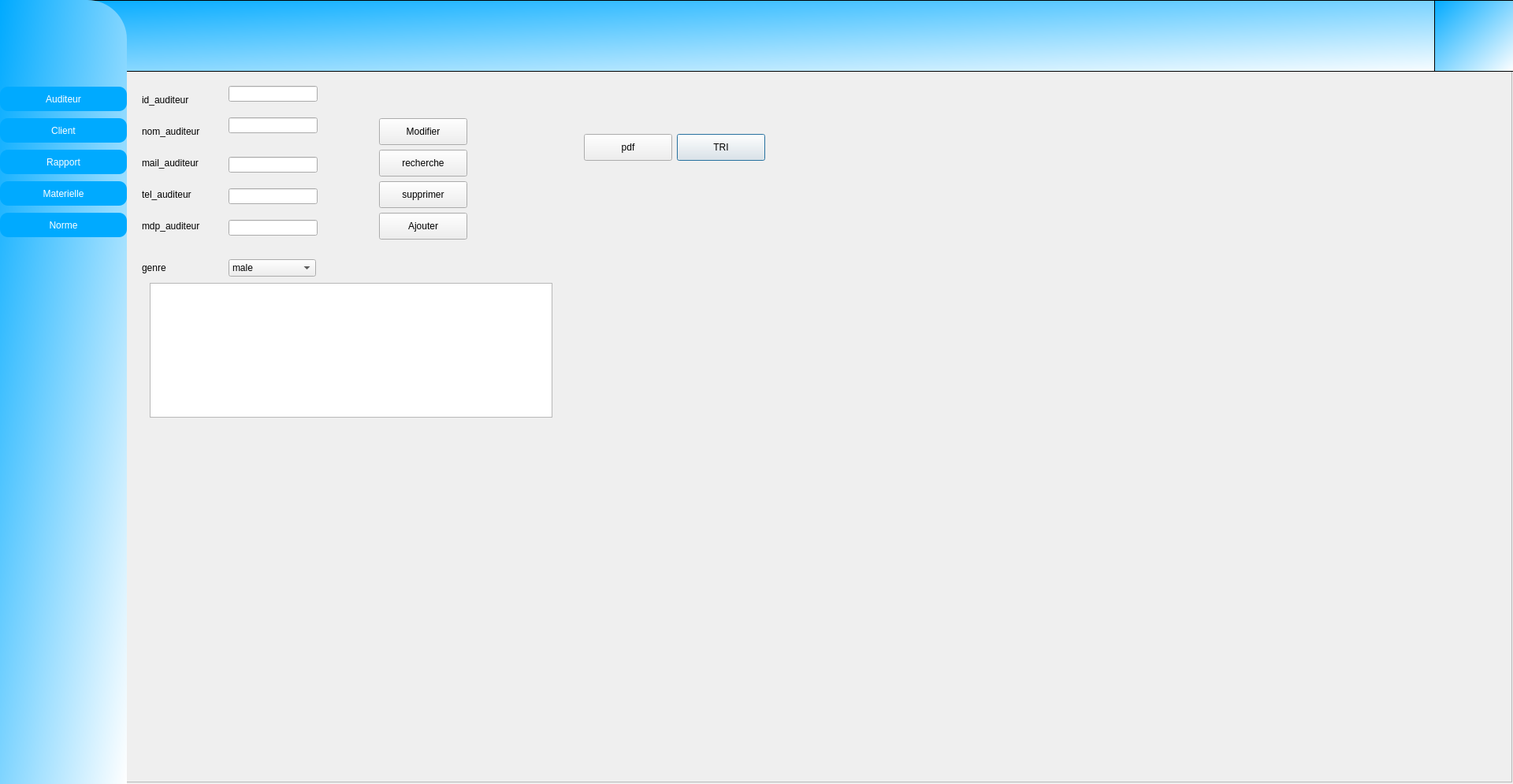
<?xml version="1.0" encoding="UTF-8"?>
<ui version="4.0">
 <class>Auditeurform</class>
 <widget class="QDialog" name="Auditeurform">
  <property name="geometry">
   <rect>
    <x>0</x>
    <y>0</y>
    <width>1920</width>
    <height>995</height>
   </rect>
  </property>
  <property name="windowTitle">
   <string>Dialog</string>
  </property>
  <widget class="QFrame" name="frame">
   <property name="geometry">
    <rect>
     <x>160</x>
     <y>89</y>
     <width>1759</width>
     <height>904</height>
    </rect>
   </property>
   <property name="frameShape">
    <enum>QFrame::StyledPanel</enum>
   </property>
   <property name="frameShadow">
    <enum>QFrame::Raised</enum>
   </property>
   <widget class="QLineEdit" name="le_mdp">
    <property name="geometry">
     <rect>
      <x>130</x>
      <y>190</y>
      <width>113</width>
      <height>20</height>
     </rect>
    </property>
   </widget>
   <widget class="QPushButton" name="pushButton">
    <property name="geometry">
     <rect>
      <x>699</x>
      <y>81</y>
      <width>112</width>
      <height>34</height>
     </rect>
    </property>
    <property name="text">
     <string>TRI</string>
    </property>
   </widget>
   <widget class="QLabel" name="label_12">
    <property name="geometry">
     <rect>
      <x>20</x>
      <y>240</y>
      <width>91</width>
      <height>21</height>
     </rect>
    </property>
    <property name="text">
     <string>genre</string>
    </property>
   </widget>
   <widget class="QPushButton" name="pb_modifier">
    <property name="geometry">
     <rect>
      <x>321</x>
      <y>61</y>
      <width>112</width>
      <height>34</height>
     </rect>
    </property>
    <property name="text">
     <string>Modifier</string>
    </property>
   </widget>
   <widget class="QPushButton" name="pb_ajouter">
    <property name="geometry">
     <rect>
      <x>321</x>
      <y>181</y>
      <width>112</width>
      <height>34</height>
     </rect>
    </property>
    <property name="text">
     <string>Ajouter</string>
    </property>
   </widget>
   <widget class="QComboBox" name="le_genre">
    <property name="geometry">
     <rect>
      <x>130</x>
      <y>240</y>
      <width>111</width>
      <height>22</height>
     </rect>
    </property>
    <item>
     <property name="text">
      <string>male</string>
     </property>
    </item>
    <item>
     <property name="text">
      <string>femelle</string>
     </property>
    </item>
   </widget>
   <widget class="QLabel" name="label_4">
    <property name="geometry">
     <rect>
      <x>20</x>
      <y>150</y>
      <width>91</width>
      <height>16</height>
     </rect>
    </property>
    <property name="text">
     <string>tel_auditeur</string>
    </property>
   </widget>
   <widget class="QLineEdit" name="le_id">
    <property name="geometry">
     <rect>
      <x>130</x>
      <y>20</y>
      <width>113</width>
      <height>20</height>
     </rect>
    </property>
   </widget>
   <widget class="QLabel" name="label">
    <property name="geometry">
     <rect>
      <x>20</x>
      <y>30</y>
      <width>91</width>
      <height>16</height>
     </rect>
    </property>
    <property name="text">
     <string>id_auditeur</string>
    </property>
   </widget>
   <widget class="QPushButton" name="pb_recherche">
    <property name="geometry">
     <rect>
      <x>321</x>
      <y>101</y>
      <width>112</width>
      <height>34</height>
     </rect>
    </property>
    <property name="text">
     <string>recherche</string>
    </property>
   </widget>
   <widget class="QTableView" name="tab_auditeur">
    <property name="geometry">
     <rect>
      <x>30</x>
      <y>270</y>
      <width>511</width>
      <height>171</height>
     </rect>
    </property>
   </widget>
   <widget class="QLineEdit" name="le_tel">
    <property name="geometry">
     <rect>
      <x>130</x>
      <y>150</y>
      <width>113</width>
      <height>20</height>
     </rect>
    </property>
   </widget>
   <widget class="QLabel" name="label_2">
    <property name="geometry">
     <rect>
      <x>20</x>
      <y>70</y>
      <width>91</width>
      <height>16</height>
     </rect>
    </property>
    <property name="text">
     <string>nom_auditeur</string>
    </property>
   </widget>
   <widget class="QPushButton" name="pb_pdf">
    <property name="geometry">
     <rect>
      <x>581</x>
      <y>81</y>
      <width>112</width>
      <height>34</height>
     </rect>
    </property>
    <property name="text">
     <string>pdf</string>
    </property>
   </widget>
   <widget class="QFrame" name="chart_frame">
    <property name="geometry">
     <rect>
      <x>590</x>
      <y>190</y>
      <width>331</width>
      <height>281</height>
     </rect>
    </property>
    <layout class="QHBoxLayout" name="horizontalLayout"/>
   </widget>
   <widget class="QLineEdit" name="le_mail">
    <property name="geometry">
     <rect>
      <x>130</x>
      <y>110</y>
      <width>113</width>
      <height>20</height>
     </rect>
    </property>
   </widget>
   <widget class="QLabel" name="label_5">
    <property name="geometry">
     <rect>
      <x>20</x>
      <y>190</y>
      <width>91</width>
      <height>16</height>
     </rect>
    </property>
    <property name="text">
     <string>mdp_auditeur</string>
    </property>
   </widget>
   <widget class="QLineEdit" name="le_nom">
    <property name="geometry">
     <rect>
      <x>130</x>
      <y>60</y>
      <width>113</width>
      <height>20</height>
     </rect>
    </property>
   </widget>
   <widget class="QPushButton" name="pb_supprimer">
    <property name="geometry">
     <rect>
      <x>321</x>
      <y>141</y>
      <width>112</width>
      <height>34</height>
     </rect>
    </property>
    <property name="text">
     <string>supprimer</string>
    </property>
   </widget>
   <widget class="QLabel" name="label_3">
    <property name="geometry">
     <rect>
      <x>20</x>
      <y>110</y>
      <width>91</width>
      <height>16</height>
     </rect>
    </property>
    <property name="text">
     <string>mail_auditeur</string>
    </property>
   </widget>
  </widget>
  <widget class="QWidget" name="widget" native="true">
   <property name="geometry">
    <rect>
     <x>0</x>
     <y>0</y>
     <width>161</width>
     <height>995</height>
    </rect>
   </property>
   <property name="styleSheet">
    <string notr="true">background-color: qlineargradient(spread:pad, x1:0, y1:0, x2:1, y2:1, stop:0 rgba(0, 170, 255, 255), stop:1 rgba(255, 255, 255, 255));
border-top-right-radius: 50px;
color: white;
font: 75 20pt &quot;Berlin Sans FB&quot;;</string>
   </property>
   <widget class="QPushButton" name="pushButton_2">
    <property name="geometry">
     <rect>
      <x>0</x>
      <y>110</y>
      <width>161</width>
      <height>31</height>
     </rect>
    </property>
    <property name="styleSheet">
     <string notr="true">background-color: rgb(0, 170, 255);
border-radius: 10px;
color: white;</string>
    </property>
    <property name="text">
     <string>Auditeur</string>
    </property>
   </widget>
   <widget class="QPushButton" name="pushButton_3">
    <property name="geometry">
     <rect>
      <x>0</x>
      <y>150</y>
      <width>161</width>
      <height>31</height>
     </rect>
    </property>
    <property name="styleSheet">
     <string notr="true">background-color: rgb(0, 170, 255);
border-radius: 10px;
color: white;</string>
    </property>
    <property name="text">
     <string>Client</string>
    </property>
   </widget>
   <widget class="QPushButton" name="pushButton_4">
    <property name="geometry">
     <rect>
      <x>0</x>
      <y>190</y>
      <width>161</width>
      <height>31</height>
     </rect>
    </property>
    <property name="styleSheet">
     <string notr="true">background-color: rgb(0, 170, 255);
border-radius: 10px;
color: white;</string>
    </property>
    <property name="text">
     <string>Rapport</string>
    </property>
   </widget>
   <widget class="QPushButton" name="pushButton_5">
    <property name="geometry">
     <rect>
      <x>0</x>
      <y>230</y>
      <width>161</width>
      <height>31</height>
     </rect>
    </property>
    <property name="styleSheet">
     <string notr="true">background-color: rgb(0, 170, 255);
border-radius: 10px;
color: white;</string>
    </property>
    <property name="text">
     <string>Materielle</string>
    </property>
   </widget>
   <widget class="QPushButton" name="pushButton_6">
    <property name="geometry">
     <rect>
      <x>0</x>
      <y>270</y>
      <width>161</width>
      <height>31</height>
     </rect>
    </property>
    <property name="styleSheet">
     <string notr="true">background-color: rgb(0, 170, 255);
border-radius: 10px;
color: white;</string>
    </property>
    <property name="text">
     <string>Norme</string>
    </property>
   </widget>
  </widget>
  <widget class="QFrame" name="frame_2">
   <property name="geometry">
    <rect>
     <x>0</x>
     <y>0</y>
     <width>1920</width>
     <height>91</height>
    </rect>
   </property>
   <property name="styleSheet">
    <string notr="true">background-color: qlineargradient(spread:pad, x1:0, y1:0, x2:1, y2:1, stop:0 rgba(0, 170, 255, 255), stop:1 rgba(255, 255, 255, 255));</string>
   </property>
   <property name="frameShape">
    <enum>QFrame::StyledPanel</enum>
   </property>
   <property name="frameShadow">
    <enum>QFrame::Raised</enum>
   </property>
   <widget class="QGraphicsView" name="graphicsView">
    <property name="geometry">
     <rect>
      <x>1820</x>
      <y>0</y>
      <width>101</width>
      <height>91</height>
     </rect>
    </property>
    <property name="styleSheet">
     <string notr="true">background-image: url(:/logo.jpg);</string>
    </property>
   </widget>
  </widget>
  <zorder>frame</zorder>
  <zorder>frame_2</zorder>
  <zorder>widget</zorder>
 </widget>
 <resources/>
 <connections/>
</ui>
